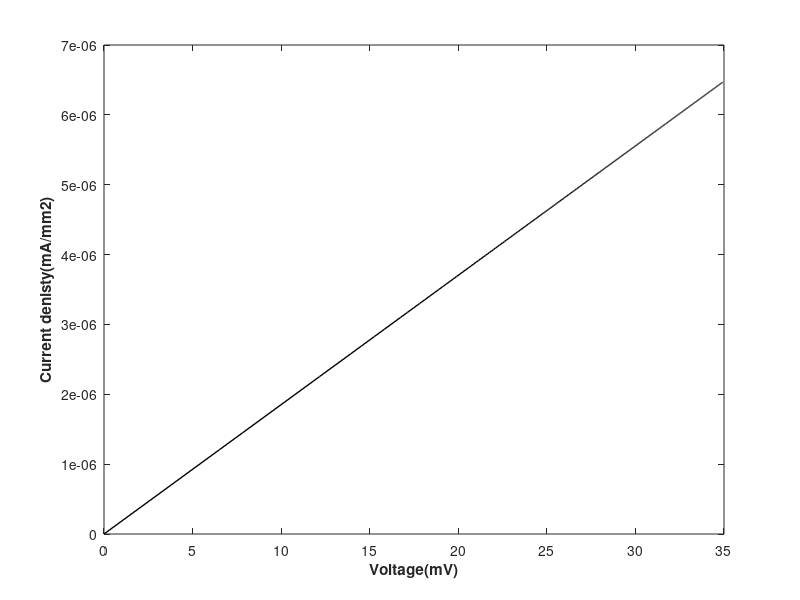
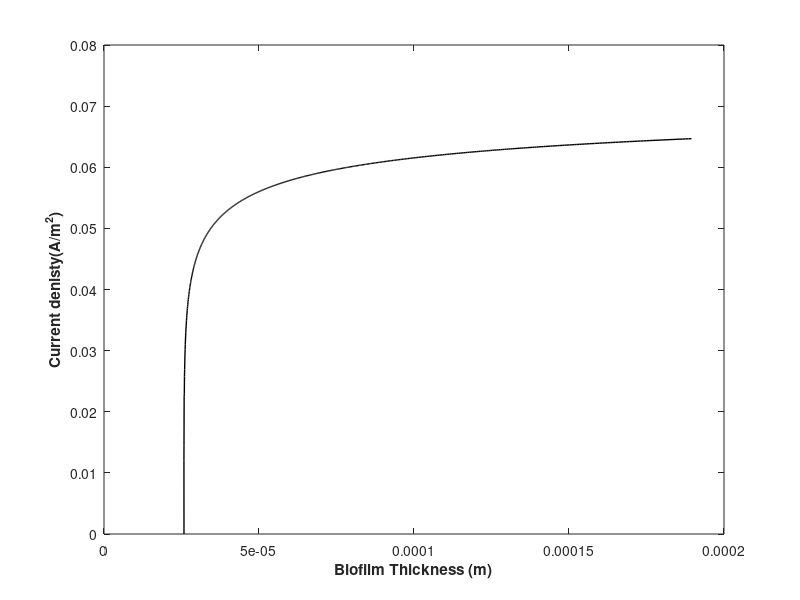

These charts were generated, in order, by the following MATLAB code:

clc
clear  
close all 
% Comment to test making commits from Git Gui
% Adding a comment to test Gitnuro

%% CURRENT ISSUES
% Biofilm thickness is unreasonably large
    % 0.1m at t  1592
    % I'll try limiting time and see what happens
% Membrane thickness parameter is also pretty big


%% ASSIGNING PARAMETER VALUES
T = 273; %:10:453;  
d_t=1;
tmax = 500;
t = 0:d_t:tmax; % 5 hours
cs_temp = zeros(length(T),length(t));

Ds=(0.2544*10^(-4))/86400;  %diffusivity of lactate (m2/day)
Ll=2*10^(-4);               %the thickness of laminar diffusion sublayer()
rho=50;                    

%The biomass density (kg/m3)
Yac=0.212;                  %The bacterial yield (kg dry cell/kg)
bina=0.02/86400;            %Inactivation coefficient (/day) 
bdet=0.05/86400;            %Detachment coefficient(/day)
Dco2=(0.9960*10^(-4))/86400; %The diffusivity of carbon dioxide (m2/day)
Dh=(2.3328*10^(-4))/86400;   %Diffusivity of hydrogen(m2/day)
Am=54*10^(-4);               %area of membrane(m2)
F=96450;                    %Fradays constant(C/mol) 
T = T;                    %Temperature(K)
R=8.314;                    %gas constant 
Vc=135*10^(-6);             % F - UNKNOWN PARAMETER - Defined here and then not used 
Va=135*10^(-6);             % F - UNKNOWN PARAMETER - Used multiple times
Eoanode=340;                % Standard voltage anode (mV)
Eocathode=1299;             % Standard volatage cathode(mV)
ioref=0.001;                % Exchange current in reference conditions(mA)
b=120;                      %Tafel Coefficient (mV)
dcell=2.5*10^(-2);          %distance between electrodes(m)
kaq=3500;                   %Solution conductivity (mS/m)
Eka=-155;                   % F - UNKNOWN PARAMETER - Is created here and then not used for some reason!?
dm=4.5;                     %Membrance thickness(m) % F - bit large
km=1.7;                      %Membrance conductivity (mS/m )
co2equi=7.26*10^(-3);       % F - UNKNOWN PARAMTER
kla=414/86400;              %Overall volumetric oxygen mass tranfer coefficient (/day)
qo2=2.64/86400;             %specific uptake rate of oxygen (/day)
rmax=100.9/3600;            % reaction rate constant(/day)
ks=1.27*10^(-3);            % Half-max-rate lactate concentration 
chb=10^(-7);                %  Concentration of hydrogen in bulk liquid(kg/m3)



%% EQUATIONS

f1 = @(cs) rmax*(cs/(ks+cs)) ;
f2 = @(mu,nact,phia) (mu*(1/(1+exp(-F/(R*T*1000)*nact)))*phia) ;
f3 = @(rs,phia,delta,L) Yac*rs-bina*phia+(phia/L)*delta-(phia/L)*(Yac*rs*L+delta) ;
f4 = @(rs,L,delta) Yac*rs*L+delta ;
f5 = @(L) -bdet*L ;
f6 = @(L,csb,cs,rs,delta) (Ds/(Ll*L))*(csb-cs)-rho*rs-(cs/L)*(Yac*rs*L+delta);
f7 = @(L,cco2b,cco2,rs,delta) (Dco2/(Ll*L))*(cco2b-cco2)+4*rho*rs-(cco2/L)*(Yac*rs*L+delta) ;
f8 = @(L,chb,ch,rs,delta) (Dh/(Ll*L))*(chb-ch)+12*rho*rs-(ch/L)*(Yac*rs*L+delta) ;
f9 = @(rs,L,delta) -Am*(Yac*rs*L+delta) ;
f10 = @(csb,cs,vl) (1/vl)*(-(Am*Ds/Ll)*(csb-cs)) ;
f11 = @(cco2b,cco2,vl) (1/vl)*(-(Am*Dco2/Ll)*(cco2b-cco2)) ;
f12 = @(i) -2.24*10^(-7)*(i)+0.0067;
%f12 = @(i) (kla*co2equi+7.7167*10^(-8)*exp(-(i)*(kla+qo2)))/(kla+qo2);
f13 = @(co2,ch)  Eocathode-((R*T*1000)/(4*F))*log(1/(co2*(ch^4))) ;
f14 = @(ch,cco2,cs) Eoanode-((R*T*1000)/(12*F))*log(((cco2^3)*(ch)^(11))/cs) ;
f15 = @(csb) (12*F*Ds*1000*csb)/(Ll) ;
f16 = @(I) ((dm/km)+(dcell/kaq))*(I/1000) ;
f17 = @(I,il) ((R*T)/(12*F))*1000*log(il/(il-I)) ;
f18 = @(I,cs) (b/2.303)*asinh(I/(2*ioref*cs)) ;
f19 = @(Ecathode,Eanode,nohm,nconc,nact) abs(Ecathode-Eanode)-nohm-nconc-nact ;
f20 = @(Eoutput)  Eoutput/100;

%% MATRIX CREATION AND VALUE ASSIGNMENT

mu=zeros(1,length(t));
rs=zeros(1,length(t));
phia=zeros(1,length(t));
L=zeros(1,length(t));
cs=zeros(1,length(t));
delta=zeros(1,length(t));
cco2=zeros(1,length(t));
ch=zeros(1,length(t));
vl=zeros(1,length(t));
csb=zeros(1,length(t));
cco2b=zeros(1,length(t));
co2=zeros(1,length(t));
Ecathode=zeros(1,length(t));
Eanode=zeros(1,length(t));
il=zeros(1,length(t));
nohm=zeros(1,length(t));
nconc=zeros(1,length(t));
nact=zeros(1,length(t));
Eoutput=zeros(1,length(t));
I=zeros(1,length(t));

%% INITAL VALUE ASSIGNMENT

mu(1)=1.166370409*10^(-3); %specific growth rate ()
rs(1)=2.5*10^(-20);        %INITIAL I NEED TO BE KNOWN(TAKEN ZERO HERE) to vary
phia(1)=0.4286802857;      %volume fraction of active biomass 
L(1)=2.58E-5;        %Thickness of biofilm 
cs(1)=7.5;                 %The concentration of lactate in biofilm(kg/m3)
delta(1)=-1.446759259*10^(-08); %detachment rate
cco2(1)=1.804718175*10^(-10);%INITIAL CO2 CONC NEEDED and here up needed to be reviewed
ch(1)=10^(-7);               % concentration of hydrogen in biofilm(kg/m3)
vl(1)=135*10^(-6);           %Bulk liquid anoide chamber volume(m3)
csb(1)=5;                    % Concentration of lactate in bulk liquid(kg/m3)
cco2b(1)=1.804718175*10^(-25); %The concentration of hydrogen in bulk of liquid(kg/m3)
co2b(1)=7.23*10^(-3);          % COncnetraiton of oxygen in bulk 
co2(1)=7.23*10^(-3);            %The concentration of oxygen in cathode camber(kg/m3)
Ecathode(1)=845.8563841;        % Believed to be cathode potential based on description given in Figure 7
Eanode(1)=845.8563841;          % Believed to be anode potential based on description given in Figure 7
il(1)=8519.75;                  %limited current of mass transfer 
nohm(1)=0;                     % Ohmic overpontential (mV)
nconc(1)=0;                    %COncentration overpotential(mV)
nact(1)=0;                     %Activation of overpotential(mV)
Eoutput(1)=0;                   % F - VOLTAGE OUT
I(1)=0;                         % F - CURRENT 

%% SOLVING THE SYSTEM OF ODEs
     for i=1:(length(t)-1)

        phia(i+1) = phia(i) + d_t*f3(rs(i),phia(i),delta(i),L(i));
        L(i+1) = L(i) + d_t*f4(rs(i),L(i),delta(i));
        delta(i+1) = delta(i) + d_t*f5(L(i));
        cs(i+1) = cs(i) + 0.00031*d_t*f6(L(i),csb(i),cs(i),rs(i),delta(i));
        cco2(i+1) = cco2(i) + d_t*f7(L(i),cco2b(i),cco2(i),rs(i),delta(i));
        ch(i+1) = ch(i) + 0.0000003*d_t*f8(L(i),chb,ch(i),rs(i),delta(i));
        vl(i+1) = vl(i) + d_t*f9(rs(i),L(i),delta(i));
        csb(i+1) = csb(i) + d_t*f10(csb(i),cs(i),vl(i));
        cco2b(i+1) = cco2b(i) + d_t*f11(cco2b(i),cco2(i),vl(i));
        co2(i+1) = f12(i+d_t);
        Ecathode(i+1) = f13(co2(i+1),ch(i+1));
        Eanode(i+1) = f14(ch(i+1),cco2(i+1),cs(i+1));
        il(i+1) = f15(csb(i+1));
        nohm(i+1) = f16(I(i));
        nconc(i+1) = f17(I(i),il);
        nact(i+1) = f18(I(i),cs(i+1));
        mu(i+1) = f1(cs(i+1));
        rs(i+1) = f2(mu(i+1),nact(i+1),phia(i+1));
        Eoutput(i+1) = f19(Ecathode(i+1),Eanode(i+1),nohm(i+1),nconc(i+1),nact(i+1));
        I(i+1) = f20(Eoutput(i+1));

 
     end
 
%% CACULATING POWER GENERATION FROM SOLVED CURRENT     
idensity=(I/54)*10^(-3);
% mut=(mu(1)-kd).*t;
% mutnoexp(:,:)=exp(mut);
power=Eoutput.*I/10;
eff(:,:)=power/76.7;     

%% PLOTTING
% % end
% figure (3)
% % plot(cs(1:14000),eff(1:14000))
% plot(eff(1:12000)/10,cs(1:12000))
% xlabel('Efficiency')
% ylabel('Concentration of lactate (kg/m^{3})')
% saveas(gcf,'efficiency.tiff')
% % xlim([2.1,7.5]);
% % ylim([]);
% figure (4)
% plot(I(1:14000)/10,cs(1:14000))
% xlabel('Current density (mA/m^{2})')
% ylabel('Concentration of lactate (kg/m^{3})')
% saveas(gcf,'current_density.tiff')
% % xlim([]);
% % ylim([]);



% figure (7)
% plot(Eanode(11:14000),I(11:14000),'k','LineWidth',0.5)
% xlabel('anode potential(mV)','FontWeight','bold')
% ylabel('Current(mA)','FontWeight','bold')
% saveas(gcf,'current_AnodePotential.tiff')

figure (8)
plot(Eoutput(1:end)/10,idensity(1:end)/10,'k','LineWidth',1)
xlabel('Voltage(mV)','FontWeight','bold')
ylabel('Current denisty(mA/mm{2})','FontWeight','bold')
% xlim([15,35]);
% ylim([2.5,7.55]);
saveas(gcf,'currentdensityVSvoltage.tiff')


%figure (9)
%plot(cs(1:end),idensity(1:end),'k','LineWidth',1)
%xlabel('Concentration of lactate (kg/m^{3})','FontWeight','bold')
%ylabel('Current denisty (mA/mm^{2})','FontWeight','bold')
%xlim([3,7.3]);
% ylim([2.5,7.55]);
%saveas(gcf,'currentdensityVScs.tiff')

% I want to add a plot to show th biofilm thickness against the current
% density for comparison to published papers

figure (10)
plot(L(1:end),idensity(1:end)*1000,'k','LineWidth',1) % Get current density in A m-2
xlabel('Biofilm Thickness (m)','FontWeight','bold')
ylabel('Current denisty(A/m^{2})','FontWeight','bold')
% xlim([3,7.3]);
% ylim([2.5,7.55]);
